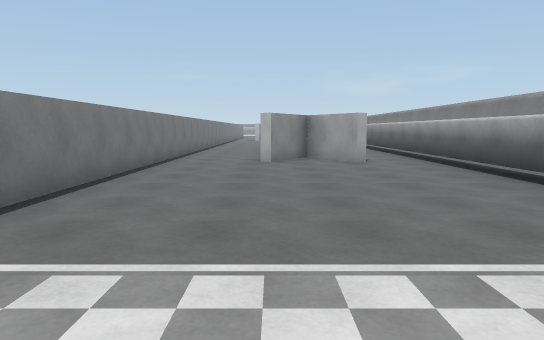
View 1 (above)

13 first-person views from a walk through a scene from a Unity 3-D project. The camera is 1.3 m above the floor, tilts 6° down and sees 70° across. The floor is counted in squares, 2 m on a side. Each view is taken from the middle of a square. On the plan, view 1 faces up. The plan holds only what a view shows up to about 11 squares ahead; the rest is blank. The place goes on beyond the plan. The player character is not drawn. Some animated figures are left out.

View 2
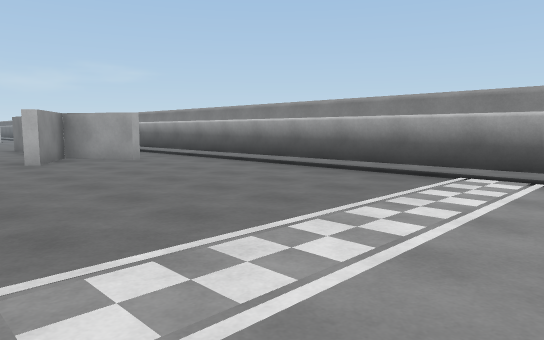

View 3
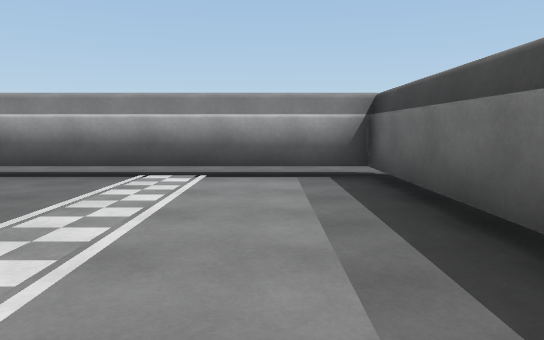

View 4
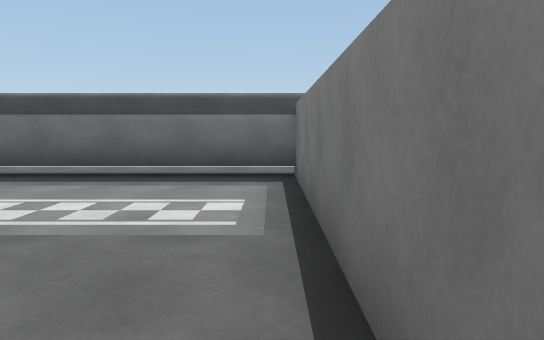

View 5
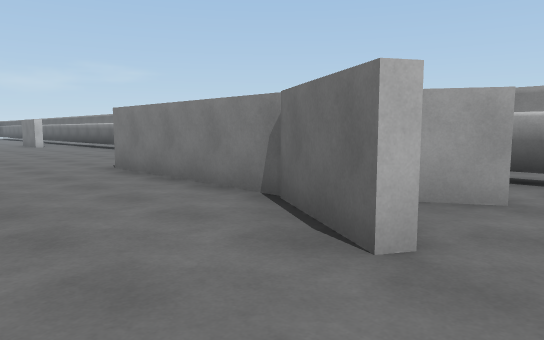

View 6
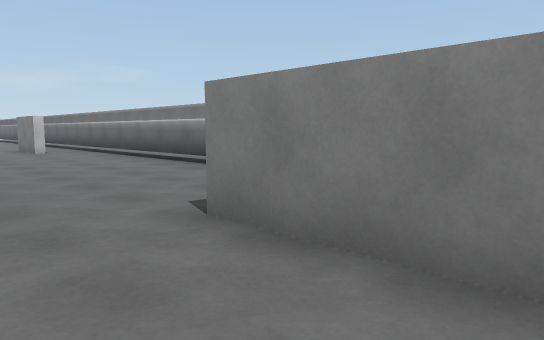

View 7
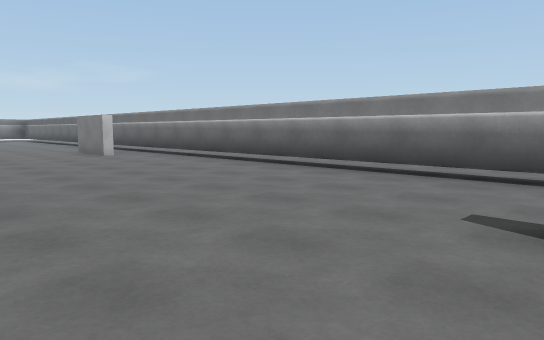

View 8
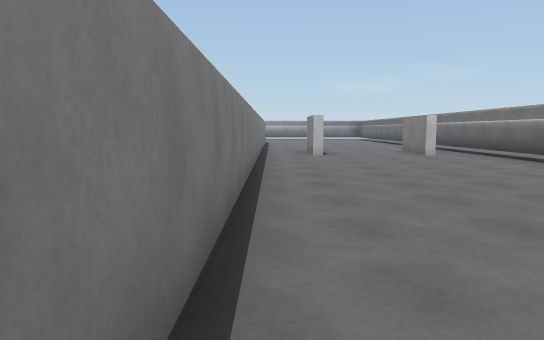

View 9
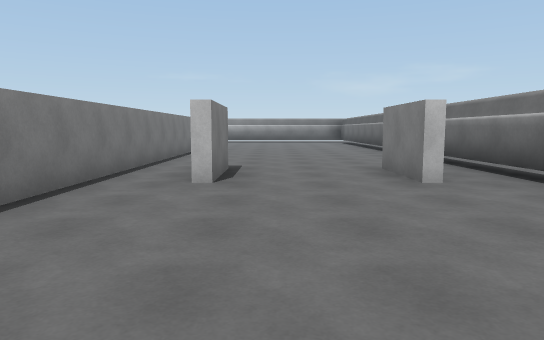

View 10
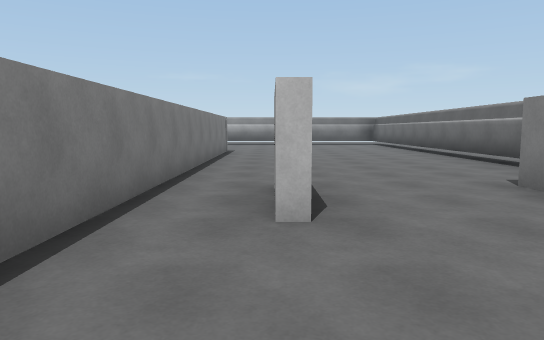

View 11
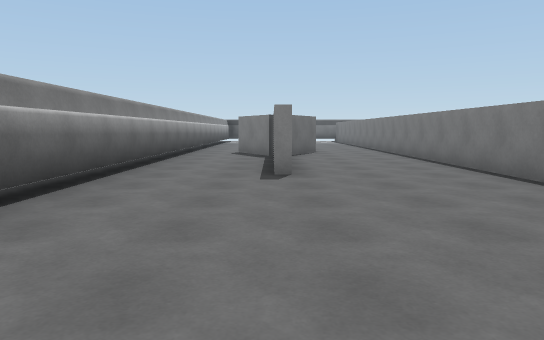

View 12
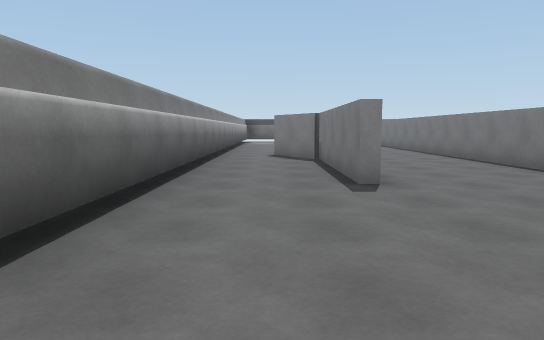

View 13
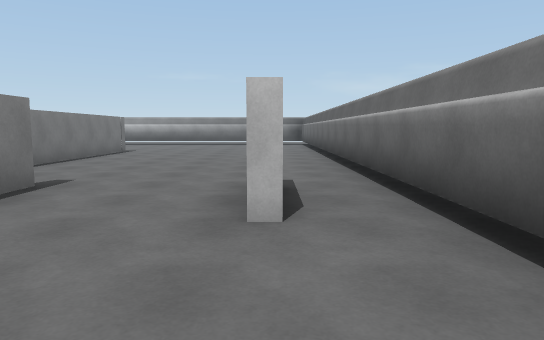

### Floor plan
Key: @ floor where view 1 was taken; # wall or solid block; . floor; / step, stairs or slope; T thing the floor can be seen under or through.
Columns run from 3 left of view 1 to 5 right of it. Each row starts with its distance up from view 1.
 28 #.....T.
 27 #.....T.
 26 #.....T.
 25 #.....T.
 24 #.#..TT..
 23 #.#..TT..
 22 #.....T..
 21 #.....T..
 20 #.....T..
 19 #.....T..
 18 #.....T..
 17 #.....T..
 16 #.....T..
 15 #.....T..
 14 #.....T..
 13 #...#.T.
 12 #...#.#.
 11 #...#.#.
 10 #...#.#.
  9 #..###T..
  8 #..#.#T..
  7 #.....T..
  6 #.....T..
  5 #.....T..
  4 #.....T..
  3 #.....T..
  2 #.....T..
  1 #/....T..
  0 #..@..T..
 -1 ##TTTTT..
 -2  ..... ..

Positions as (right, up) in squares from view 1, and headings:
1: (0, 0), facing up
2: (-2, 0), facing up-right
3: (-2, 0), facing right
4: (-2, 4), facing down
5: (-2, 7), facing up-right
6: (-1, 11), facing up-right
7: (-2, 13), facing up-right
8: (-2, 13), facing up
9: (0, 18), facing up
10: (-1, 20), facing up
11: (1, 19), facing down
12: (2, 18), facing down
13: (2, 20), facing up
